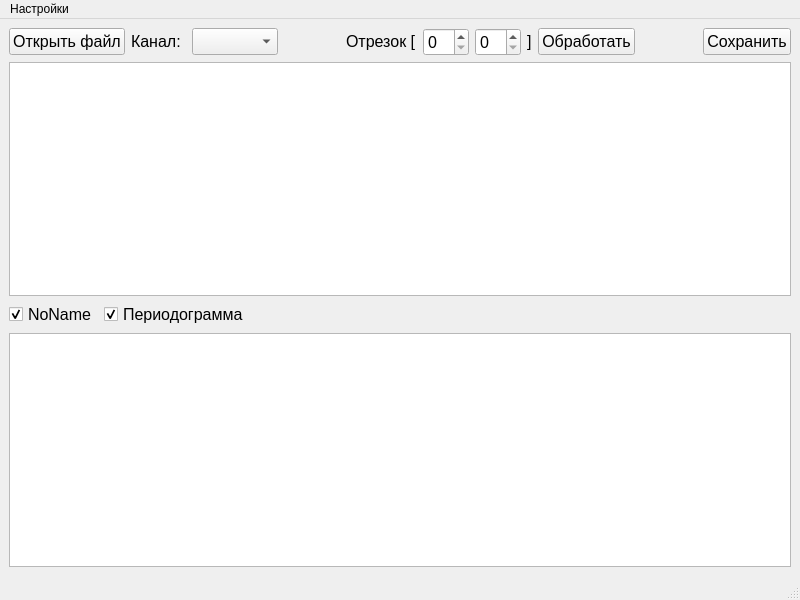
<?xml version="1.0" encoding="UTF-8"?>
<ui version="4.0">
 <class>MainWindow</class>
 <widget class="QMainWindow" name="MainWindow">
  <property name="geometry">
   <rect>
    <x>0</x>
    <y>0</y>
    <width>800</width>
    <height>600</height>
   </rect>
  </property>
  <property name="windowTitle">
   <string>MainWindow</string>
  </property>
  <widget class="QWidget" name="centralwidget">
   <layout class="QVBoxLayout" name="verticalLayout">
    <item>
     <layout class="QHBoxLayout" name="horizontalLayout">
      <item>
       <widget class="QPushButton" name="pushButton">
        <property name="font">
         <font>
          <pointsize>12</pointsize>
         </font>
        </property>
        <property name="text">
         <string>Открыть файл</string>
        </property>
       </widget>
      </item>
      <item>
       <widget class="QLabel" name="label">
        <property name="sizePolicy">
         <sizepolicy hsizetype="Fixed" vsizetype="Fixed">
          <horstretch>0</horstretch>
          <verstretch>0</verstretch>
         </sizepolicy>
        </property>
        <property name="font">
         <font>
          <pointsize>12</pointsize>
         </font>
        </property>
        <property name="text">
         <string>Канал: </string>
        </property>
       </widget>
      </item>
      <item>
       <widget class="QComboBox" name="comboBox">
        <property name="font">
         <font>
          <pointsize>12</pointsize>
         </font>
        </property>
        <property name="maxCount">
         <number>20</number>
        </property>
       </widget>
      </item>
      <item>
       <spacer name="horizontalSpacer">
        <property name="orientation">
         <enum>Qt::Horizontal</enum>
        </property>
        <property name="sizeHint" stdset="0">
         <size>
          <width>40</width>
          <height>20</height>
         </size>
        </property>
       </spacer>
      </item>
      <item>
       <widget class="QLabel" name="label_2">
        <property name="sizePolicy">
         <sizepolicy hsizetype="Fixed" vsizetype="Fixed">
          <horstretch>0</horstretch>
          <verstretch>0</verstretch>
         </sizepolicy>
        </property>
        <property name="font">
         <font>
          <pointsize>12</pointsize>
         </font>
        </property>
        <property name="text">
         <string>Отрезок [</string>
        </property>
       </widget>
      </item>
      <item>
       <widget class="QSpinBox" name="spinBox">
        <property name="font">
         <font>
          <pointsize>12</pointsize>
         </font>
        </property>
       </widget>
      </item>
      <item>
       <widget class="QSpinBox" name="spinBox_2">
        <property name="font">
         <font>
          <pointsize>12</pointsize>
         </font>
        </property>
       </widget>
      </item>
      <item>
       <widget class="QLabel" name="label_3">
        <property name="sizePolicy">
         <sizepolicy hsizetype="Fixed" vsizetype="Fixed">
          <horstretch>0</horstretch>
          <verstretch>0</verstretch>
         </sizepolicy>
        </property>
        <property name="font">
         <font>
          <pointsize>12</pointsize>
         </font>
        </property>
        <property name="text">
         <string>]</string>
        </property>
       </widget>
      </item>
      <item>
       <widget class="QPushButton" name="pushButton_2">
        <property name="font">
         <font>
          <pointsize>12</pointsize>
         </font>
        </property>
        <property name="text">
         <string>Обработать</string>
        </property>
       </widget>
      </item>
      <item>
       <spacer name="horizontalSpacer_2">
        <property name="orientation">
         <enum>Qt::Horizontal</enum>
        </property>
        <property name="sizeHint" stdset="0">
         <size>
          <width>40</width>
          <height>20</height>
         </size>
        </property>
       </spacer>
      </item>
      <item>
       <widget class="QPushButton" name="pushButton_3">
        <property name="font">
         <font>
          <pointsize>12</pointsize>
         </font>
        </property>
        <property name="text">
         <string>Сохранить</string>
        </property>
       </widget>
      </item>
     </layout>
    </item>
    <item>
     <widget class="QChartView" name="ChartView">
      <property name="font">
       <font>
        <pointsize>11</pointsize>
       </font>
      </property>
     </widget>
    </item>
    <item>
     <layout class="QHBoxLayout" name="horizontalLayout_2">
      <item>
       <widget class="QCheckBox" name="checkBox">
        <property name="font">
         <font>
          <family>Ubuntu</family>
          <pointsize>12</pointsize>
         </font>
        </property>
        <property name="text">
         <string>NoName</string>
        </property>
        <property name="checked">
         <bool>true</bool>
        </property>
       </widget>
      </item>
      <item>
       <widget class="QCheckBox" name="checkBox_2">
        <property name="font">
         <font>
          <family>Ubuntu</family>
          <pointsize>12</pointsize>
         </font>
        </property>
        <property name="text">
         <string>Периодограмма</string>
        </property>
        <property name="checked">
         <bool>true</bool>
        </property>
       </widget>
      </item>
      <item>
       <spacer name="horizontalSpacer_3">
        <property name="orientation">
         <enum>Qt::Horizontal</enum>
        </property>
        <property name="sizeHint" stdset="0">
         <size>
          <width>40</width>
          <height>20</height>
         </size>
        </property>
       </spacer>
      </item>
     </layout>
    </item>
    <item>
     <widget class="QChartView" name="ChartView_2">
      <property name="font">
       <font>
        <pointsize>11</pointsize>
       </font>
      </property>
     </widget>
    </item>
   </layout>
  </widget>
  <widget class="QMenuBar" name="menubar">
   <property name="geometry">
    <rect>
     <x>0</x>
     <y>0</y>
     <width>800</width>
     <height>21</height>
    </rect>
   </property>
   <widget class="QMenu" name="menu">
    <property name="title">
     <string>Настройки</string>
    </property>
    <widget class="QMenu" name="menu_2">
     <property name="title">
      <string>Стиль</string>
     </property>
     <addaction name="separator"/>
     <addaction name="action2"/>
     <addaction name="action3"/>
     <addaction name="action4"/>
     <addaction name="action5"/>
     <addaction name="action6"/>
     <addaction name="action7"/>
     <addaction name="action8"/>
     <addaction name="action1"/>
    </widget>
    <addaction name="menu_2"/>
   </widget>
   <addaction name="menu"/>
  </widget>
  <widget class="QStatusBar" name="statusbar">
   <property name="font">
    <font>
     <pointsize>12</pointsize>
    </font>
   </property>
  </widget>
  <action name="action2">
   <property name="text">
    <string>Light</string>
   </property>
  </action>
  <action name="action3">
   <property name="text">
    <string>BlueCerulean</string>
   </property>
  </action>
  <action name="action4">
   <property name="text">
    <string>Dark</string>
   </property>
  </action>
  <action name="action5">
   <property name="text">
    <string>BrownSand</string>
   </property>
  </action>
  <action name="action6">
   <property name="text">
    <string>BlueNcs</string>
   </property>
  </action>
  <action name="action7">
   <property name="text">
    <string>HighContrast</string>
   </property>
  </action>
  <action name="action8">
   <property name="text">
    <string>BlueIcy</string>
   </property>
  </action>
  <action name="action1">
   <property name="text">
    <string>Qt</string>
   </property>
  </action>
 </widget>
 <customwidgets>
  <customwidget>
   <class>QChartView</class>
   <extends>QGraphicsView</extends>
   <header location="global">QtCharts</header>
  </customwidget>
 </customwidgets>
 <resources/>
 <connections/>
</ui>
